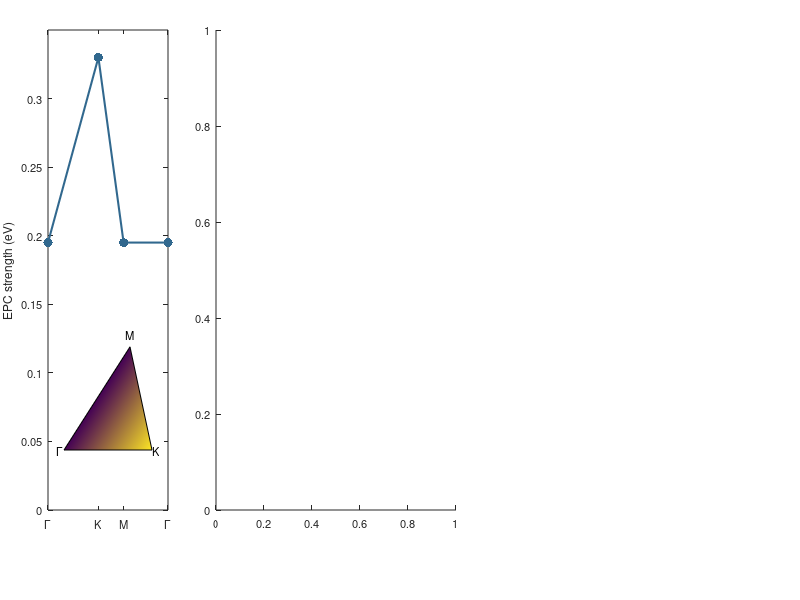

The MATLAB script that drew this image: (Note: this script raises an error after producing the figure.)
set(0, 'defaultaxesfontsize', 8, 'defaulttextfontsize', 8)
figure(4, 'position', [0 0 1000 400])
colours_sig = viridis(7);

% Plot EPC dispersion

subplot('Position', [0.06 0.15 0.15 0.8])
hold on
plot([0 0.42 0.63 1], [0.195 0.33 0.195 0.195], '.-', 'Color', colours_sig(3, :), 'Linewidth', 1.5, 'MarkerSize', 20)
hold off
ylim([0 0.35])
ylabel('EPC strength (eV)')
xticks([0 0.42 0.63 1])
xticklabels({'\Gamma' 'K' 'M' '\Gamma'})
box on

axes('Position', [0.08 0.25 0.11 0.2])
hold on
patch([0; 1; 0.75], [0; 0; 0.43], [0.195; 0.33; 0.195])
text(-0.05, 0, 0, '\Gamma', "horizontalalignment", "center")
text(1.05, 0, 0, 'K', "horizontalalignment", "center")
text(0.75, 0.48, 0, 'M', "horizontalalignment", "center")
hold off
axis off

% Plot resonance fit

subplot('Position', [0.27 0.15 0.3 0.8])
hold on
data_tmp = importdata('sigma*/291.8eV.txt', ' ');
errorbar(data_tmp(:, 1), data_tmp(:, 2) / max(data_tmp(:, 2)), data_tmp(:, 3) / max(data_tmp(:, 2)), 'k.')
data_tmp = importdata('sigma*/291.8eV_calc.txt', ' ');
plot(data_tmp(:, 1), data_tmp(:, 2) / max(data_tmp(:, 2)), '-', 'Color', colours_sig(3, :), 'LineWidth', 2)
plot([0.12 0.12 0.19 0.19 0.19 0.26 0.26], [1 1.05 1.05 1.1 1.05 1.05 1], 'k-')
text(0.19, 1.14, '1-phonon', "horizontalalignment", "center")
plot([0.26 0.26 0.35 0.35 0.35 0.44 0.44], [0.8 0.85 0.85 0.9 0.85 0.85 0.8], 'k-')
text(0.35, 0.94, '2-phonon', "horizontalalignment", "center")
plot([0.44 0.44 0.52 0.52 0.52 0.6 0.6], [0.6 0.65 0.65 0.7 0.65 0.65 0.6], 'k-')
text(0.52, 0.74, '3-phonon', "horizontalalignment", "center")
plot([0.6 0.6 0.69 0.69 0.69 0.78 0.78], [0.4 0.45 0.45 0.5 0.45 0.45 0.4], 'k-')
text(0.69, 0.54, '4-phonon', "horizontalalignment", "center")
plot([0.78 0.78 0.86 0.86 0.86 0.94 0.94], [0.2 0.25 0.25 0.3 0.25 0.25 0.2], 'k-')
text(0.86, 0.34, '5-phonon', "horizontalalignment", "center")
text(0.82, 1.1, '291.8 eV', "horizontalalignment", "center")
hold off
xlim([0.08 0.96])
ylim([0 1.2])
xticks(0:0.1:0.9)
xlabel('Energy loss (eV)')
ylabel('Normalized intensity')
box on

% Plot energy dependence

subplot('Position', [0.65 0.15 0.05 0.8])
hold on
data_tmp = importdata('sigma*/XAS.txt', ' ');
plot(data_tmp(:, 2), data_tmp(:, 1), 'k-', 'LineWidth', 1)
annotation('arrow', [0.7 0.683], [0.15 0.15], 'Color', colours_sig(1, :), 'LineWidth', 2)
annotation('arrow', [0.7 0.678], [0.31 0.31], 'Color', colours_sig(2, :), 'LineWidth', 2)
annotation('arrow', [0.7 0.665], [0.47 0.47], 'Color', colours_sig(3, :), 'LineWidth', 2)
annotation('arrow', [0.7 0.653], [0.63 0.63], 'Color', colours_sig(4, :), 'LineWidth', 2)
annotation('arrow', [0.7 0.658], [0.79 0.79], 'Color', colours_sig(5, :), 'LineWidth', 2)
hold off
xlim([-0.1 0.33])
ylim([291.2 292.2])
xlabel('XAS')
ylabel('Incident energy (eV)')
xticks([])
box on
set(gca, 'XDir', 'reverse')

subplot('Position', [0.701 0.15 0.25 0.8])
hold on
for i = 1:5
    data_tmp = importdata(['sigma*/' num2str(291 + 0.2 * i, '%.1f') 'eV.txt'], ' ');
    errorbar(data_tmp(:, 1), data_tmp(:, 2) / max(data_tmp(:, 2)) + i, data_tmp(:, 3) / max(data_tmp(:, 2)), 'k.')
    data_tmp = importdata(['sigma*/' num2str(291 + 0.2 * i, '%.1f') 'eV_calc.txt'], ' ');
    plot(data_tmp(:, 1), data_tmp(:, 2) / max(data_tmp(:, 2)) + i, '-', 'Color', colours_sig(i, :), 'Linewidth', 2)
end
hold off
xlim([0.08 0.96])
ylim([1 6])
xlabel('Energy loss (eV)')
ylabel('Normalized intensity', 'Position', [1 3.3], 'Rotation', 270)
yticks([])
box on

print('Fig4.pdf', '-dpdf', '-S1000,400')
